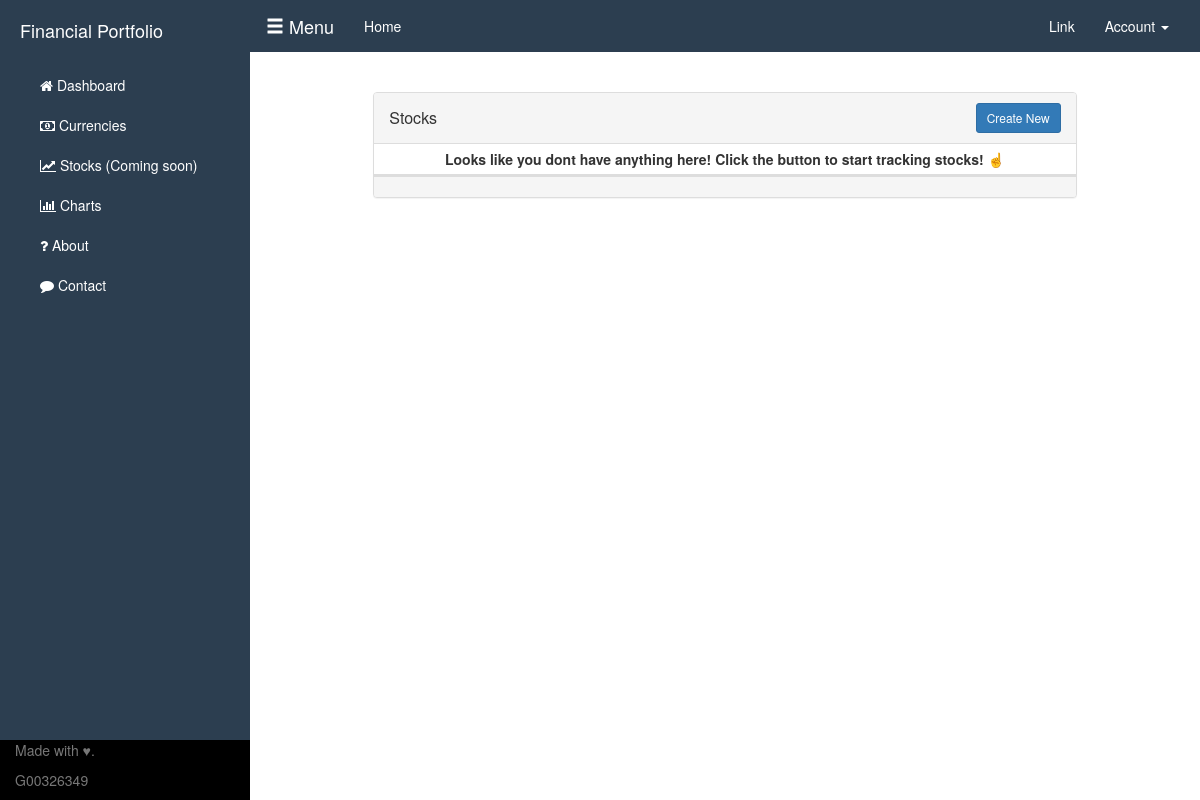
Page /stocks (signed in) on the earlier database version.
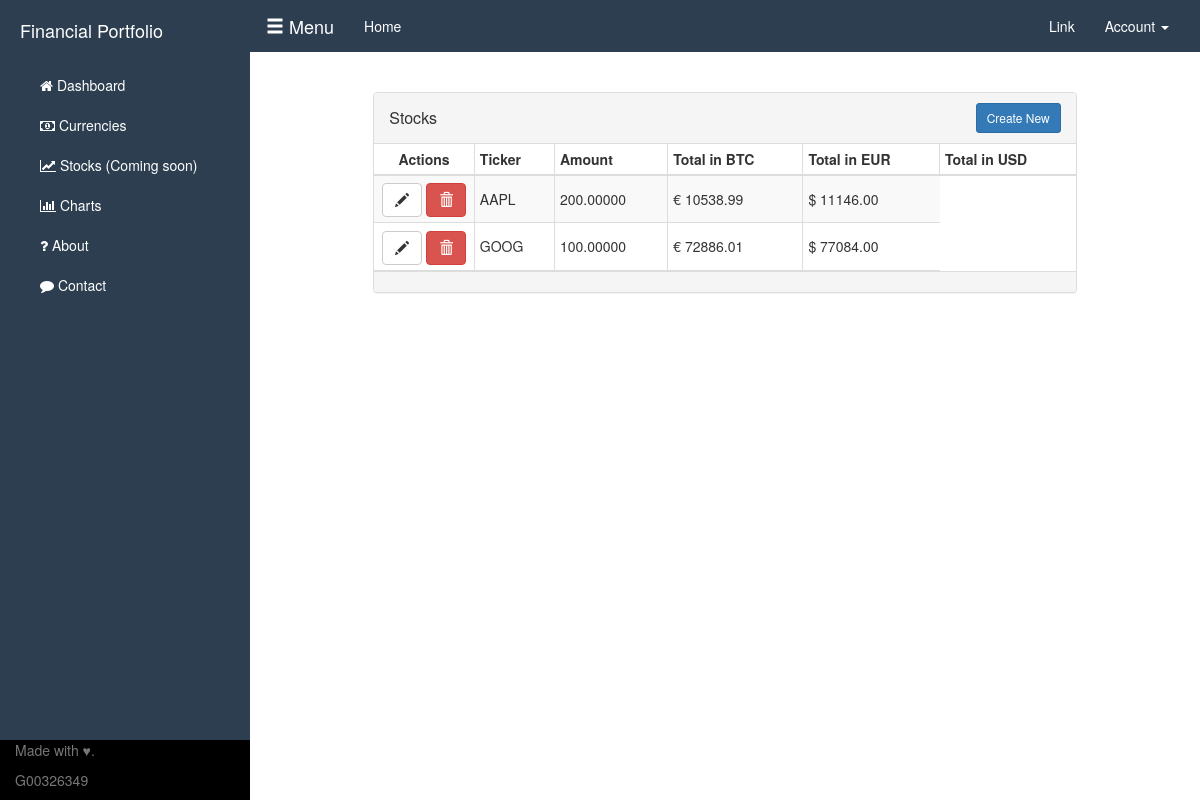
Same page on the later database version.
### webapp.py (models this page shows)
class UserStocks(db.Model, UserMixin):
    __tablename__ = "users_stocks"
    trans_id = db.Column(db.Integer, primary_key=True, index=True)
    id = db.Column(db.Integer)
    amount = db.Column(db.Numeric())
    ticker = db.Column(db.String(255))
    priceInBTC = db.Column(db.Numeric())
    priceInUSD = db.Column(db.Numeric())
    priceInEUR = db.Column(db.Numeric())
    priceInCHY = db.Column(db.Numeric())
    last = db.Column(db.String(255))
    ask = db.Column(db.String(255))
    bid = db.Column(db.String(255))
    timestamp = db.Column(db.DateTime())
    index = index_property('id', 'index')

### webapp.py (the view)
@app.route('/stocks')
@login_required
def stocks():
    if Stock.query.first() is None:
        print("No stock data found in DB")
        request = requests.get('http://finance.google.com/finance/info?client=ig&q=NASDAQ%3AAAPL,GOOG,MSFT,AMZN,TWTR')
        request.encoding = 'utf-8'  # We need to change encoding as this API uses ISO
        print(request.encoding)
        o = request.text[4:]  # The response object contains some characters at start that we cant parse. Trim these off
        print("Request after char slice"+o)
        result = json.loads(o)  # After we trim the characters, turn back into JSON
        print(result)  # Show json result
        for i in result:
            print(i)
            print(i['t']) # Print the ticker
            u = Stock(ticker=i['t'], last=i['l'], market=i['e'], timestamp=datetime.datetime.now())
            db.session.add(u)
        db.session.commit()
    else:
        print("Found stock data in DB")
    Stocks = UserStocks.query.filter_by(id=current_user.id).all()
    return render_template("stocks.html", Stocks=Stocks)

### templates/stocks.html (shortened to what this page needs)
{% extends "index.html" %} {% block title %}Currencies{% endblock %} {% block head %} {{ super() }}
<link rel="stylesheet" href="{{ url_for('static', filename='investment-tables.css') }}">
{% endblock %}
{% block content %}
<div class="col-md-10 col-md-offset-1">
    <div class="panel panel-default panel-table">
        <div class="panel-heading">
            <div class="row">
                <div class="col col-xs-6">
                    <h3 class="panel-title">Stocks</h3>
                </div>
                <div class="col col-xs-6 text-right">
                    <button type="button" class="btn btn-sm btn-primary btn-create" data-toggle="modal" data-target="#myModal">Create New</button>
                </div>
            </div>
        </div>
        <div class="panel-body">
            <div id="no-more-tables">
                <table class="col-md-12 table-bordered table-striped table-condensed cf">
                    {% if Stocks|length < 1 %}
                    <thead>
                        <th>Looks like you dont have anything here! Click the button to start tracking stocks! &#9757;</th>
                    </thead>
                </table>
                {% else %}
                <thead class="cf">
                    <tr>
                        <th>Actions</th>
                        <th>Ticker</th>
                        <th class="numeric">Amount</th>
                        <th class="numeric">Total in BTC</th>
                        <th class="numeric">Total in EUR</th>
                        <th class="numeric">Total in USD</th>
                    </tr>
                </thead>
                <tbody>
                    {% for thing in Stocks %}
                    <tr>
                        <td align="center">
                            <a class="btn btn-default" ><span class="glyphicon glyphicon-pencil"> </span></a>
                            <a class="btn btn-danger" href=="{{url_for('deleteentry', ticker=thing.ticker)}}"><span class="glyphicon glyphicon-trash"></span></a>
                        </td>
                        <td data-title="Ticker">{{ thing.ticker }}</td>
                        <td data-title="Amount" class="numeric">{{'%0.5f'% thing.amount |float}}</td>
                        <td data-title="Total in EUR" class="numeric">&#128; {{'%0.2f'% thing.priceInEUR| float }}</td>
                        <td data-title="Total in USD" class="numeric">&#36; {{'%0.2f'%thing.priceInUSD|float }}</td>
                    </tr>
                    {% endfor %}
                </tbody>
                {% endif %}
                </table>
            </div>
        </div>
        <div class="panel-footer">
        </div>
    </div>
</div>
{% endblock %}

### templates/index.html (shortened to what this page needs)
<!DOCTYPE html>
<html lang="en">
<head>
    {% block head %}
    <link href="static/css/bootstrap/bootstrap.min.css" rel="stylesheet">
    <link href="https://maxcdn.bootstrapcdn.com/font-awesome/4.6.3/css/font-awesome.min.css" rel="stylesheet">
    <link href="static/css/simple-sidebar.css" rel="stylesheet">
    {% endblock %}
</head>
<body>
    <div id="wrapper">
        <div id="sidebar-wrapper">
            <ul class="sidebar-nav">
                <li class="sidebar-brand">
                    <a href="#">
                        Financial Portfolio
                    </a>
                </li>
                <li>
                    <a href="/dashboard"><i class="fa fa-home" aria-hidden="true"></i>  Dashboard</a>
                </li>
                <li>
                    <a href="/currencies"><i class="fa fa-money"></i>   Currencies</a>
                </li>
                <li>
                    <a href="#"><i class="fa fa-line-chart" aria-hidden="true"></i>  Stocks (Coming soon)</a>
                </li>
                <li>
                    <a href="/charts"><i class="fa fa-bar-chart" aria-hidden="true"></i>  Charts</a>
                </li>
                <li>
                    <a href="/about"><i class="fa fa-question" aria-hidden="true"></i>  About</a>
                </li>
                <li>
                    <a href="/contact"><i class="fa fa-comment" aria-hidden="true"></i>  Contact</a>
                </li>
            </ul>
            <footer class="footer">
                <div class="footer-container">
                    <p class="text-muted">Made with &#9829;.</p>
                    <p class="text-muted">G00326349</p>
                </div>
            </footer>
        </div>
        <nav class="navbar navbar-full">
            <div class="container-fluid">
                <div class="navbar-header">
                    <a class="navbar-brand" href="#menu-toggle" id="menu-toggle">
                        <span class="glyphicon glyphicon-menu-hamburger"></span> Menu
                    </a>
                </div>
                <div class="collapse navbar-collapse nav-text" id="bs-example-navbar-collapse-1">
                    <ul class="nav navbar-nav">
                        <li class=" text-secondary"><a href="/dashboard" id="demo">Home <span class="sr-only">(current)</span></a></li>
                    </ul>
                    <ul class="nav navbar-nav navbar-right">
                        <li><a href="#">Link</a></li>
                        <li class="dropdown">
                            <a href="#" class="dropdown-toggle" data-toggle="dropdown" role="button" aria-haspopup="true" aria-expanded="false">Account <span class="caret"></span></a>
                        </li>
                    </ul>
                </div>
            </div>
        </nav>
        <div id="page-content-wrapper">
            <div class="container-fluid">
                {% block content %}{% endblock %}
            </div>
        </div>
    </div>
</body>
</html>

### static/css/simple-sidebar.css (style rules this page uses)
body { overflow-x: hidden; }
#wrapper { padding-left: 0; -webkit-transition: all 0.5s ease; -moz-transition: all 0.5s ease; -o-transition: all 0.5s ease; transition: all 0.5s ease; }
#sidebar-wrapper { z-index: 1000; position: fixed; left: 250px; width: 0; height: 100%; margin-left: -250px; overflow-y: auto; background: #2c3e50; -webkit-transition: all 0.5s ease; -moz-transition: all 0.5s ease; -o-transition: all 0.5s ease; transition: all 0.5s ease; }
#page-content-wrapper { width: 100%; position: absolute; padding: 15px; }
#wrapper nav { border-radius: 0 !important; background-color: #2c3e50; }
#wrapper nav a { color: #ffffff; }
.sidebar-nav { position: absolute; top: 0; width: 250px; margin: 0; padding: 0; list-style: none; }
.sidebar-nav li { text-indent: 20px; line-height: 40px; }
.sidebar-nav li a { display: block; text-decoration: none; color: #ffffff; }
.sidebar-nav>.sidebar-brand { height: 65px; font-size: 18px; line-height: 60px; }
.sidebar-nav>.sidebar-brand a { color: #ffffff; }
.footer { position: absolute; bottom: 0; width: 100%; height: 60px; background: #000; }
.footer-container { width: auto; max-width: 680px; padding: 0 15px; }
@media (min-width:768px) { #wrapper { padding-left: 250px; } }
@media (min-width:768px) { #sidebar-wrapper { width: 250px; } }
@media (min-width:768px) { #page-content-wrapper { padding: 20px; position: relative; } }

### static/css/investment-tables.css (style rules this page uses)
.panel-table .panel-body { padding: 0; }
.panel-table .panel-body .table-bordered { border-style: none; margin: 0; }
.panel-table .panel-body .table-bordered>thead>tr>th:first-of-type { text-align: center; width: 100px; }
.panel-table .panel-body .table-bordered>thead>tr>th:last-of-type, .panel-table .panel-body .table-bordered>tbody>tr>td:last-of-type { border-right: 0px; }
.panel-table .panel-body .table-bordered>thead>tr>th:first-of-type, .panel-table .panel-body .table-bordered>tbody>tr>td:first-of-type { border-left: 0px; }
.panel-table .panel-body .table-bordered>tbody>tr:first-of-type>td { border-bottom: 0px; }
.panel-table .panel-body .table-bordered>thead>tr:first-of-type>th { border-top: 0px; }
.panel-table .panel-heading .col h3 { line-height: 30px; height: 30px; }
.panel-table .panel-body .table-bordered>tbody>tr>td { line-height: 34px; }

Differences in the rows shown:
added UserStocks: ticker "AAPL", amount "200.00000", priceInEUR "10538.99", priceInUSD "11146.00"
added UserStocks: ticker "GOOG", amount "100.00000", priceInEUR "72886.01", priceInUSD "77084.00"
Other differences:
text no longer shown: "Looks like you dont have anything here! Click the button to start tracking stocks! ☝"
text now shown: "Actions Ticker Amount Total in BTC Total in EUR Total in USD"
